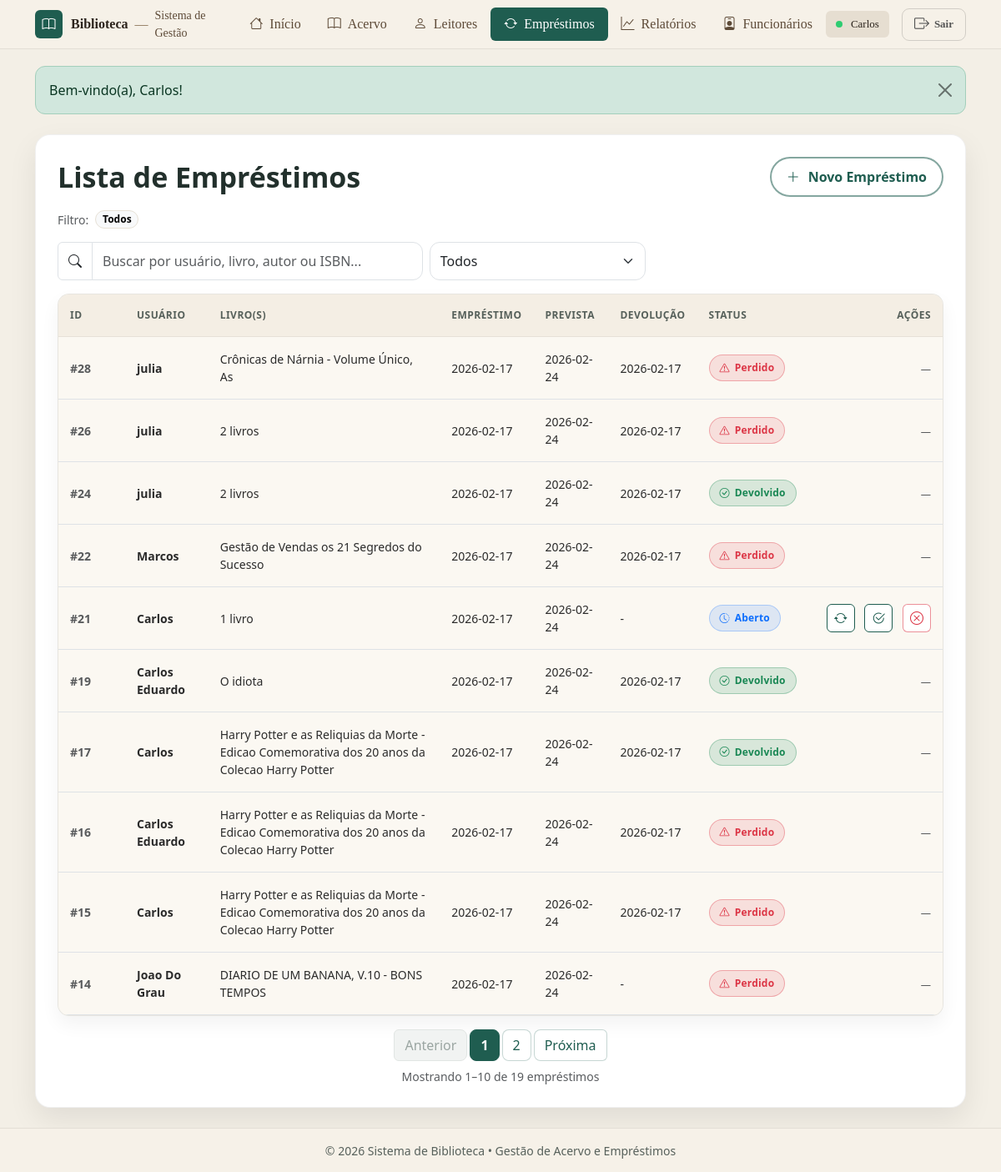
Screenshot of /emprestimos/listar.php (signed in) with the database file from the repository.
### tables this page shows
CREATE TABLE `emprestimos` (
  `id` int(11) NOT NULL,
  `id_usuario` int(11) NOT NULL,
  `data_emprestimo` date DEFAULT curdate(),
  `data_prevista` date DEFAULT NULL,
  `cancelado` tinyint(1) NOT NULL DEFAULT 0,
  `cancelado_em` datetime DEFAULT NULL,
  `cancelado_motivo` varchar(255) DEFAULT NULL
);

CREATE TABLE `usuarios` (
  `id` int(11) NOT NULL,
  `nome` varchar(100) NOT NULL,
  `email` varchar(255) DEFAULT NULL,
  `telefone` varchar(20) DEFAULT NULL,
  `criado_em` timestamp NOT NULL DEFAULT current_timestamp(),
  `perfil` enum('admin','leitor') NOT NULL,
  `cpf` varchar(14) NOT NULL,
  `ativo` tinyint(1) NOT NULL DEFAULT 1
);

### emprestimos/listar.php (the view, shortened to what this page needs)
<?php
include("../conexao.php");
include("../includes/header.php");
$hoje = date('Y-m-d');
$por_pagina = 10;
$pagina = isset($_GET['p']) ? (int)$_GET['p'] : 1;
$q = trim($_GET['q'] ?? '');
$status = trim($_GET['status'] ?? '');
$where = [];
$params = [];
$types = "";
$where[] = "(IFNULL(e.cancelado,0) = 0)";
$exprAbertos = "SUM(CASE WHEN ei.devolvido = 0 AND IFNULL(ei.perdido,0)=0 THEN 1 ELSE 0 END)";
$exprPerdidos = "SUM(CASE WHEN IFNULL(ei.perdido,0)=1 THEN 1 ELSE 0 END)";
$having = [];
$whereSql  = count($where)  ? ("WHERE "  . implode(" AND ", $where))  : "";
$havingSql = count($having) ? ("HAVING " . implode(" AND ", $having)) : "";
$sqlCount = "
  SELECT COUNT(*) AS total
  FROM (
    SELECT e.id
    FROM emprestimos e
    JOIN usuarios u ON u.id = e.id_usuario
    JOIN emprestimo_itens ei ON ei.emprestimo_id = e.id
    JOIN livros l ON l.id = ei.id_livro
    $whereSql
    GROUP BY e.id
    $havingSql
  ) t
";
$stmtC = mysqli_prepare($conn, $sqlCount);
mysqli_stmt_execute($stmtC);
$total = (int)(mysqli_fetch_assoc(mysqli_stmt_get_result($stmtC))['total'] ?? 0);
$total_paginas = max(1, (int)ceil($total / $por_pagina));
$offset = ($pagina - 1) * $por_pagina;
$sql = "
  SELECT
    e.id,
    e.data_emprestimo,
    e.data_prevista,
    u.nome AS usuario_nome,
    COUNT(ei.id) AS qtd_itens,
    {$exprAbertos} AS abertos,
    {$exprPerdidos} AS perdidos,
    MAX(ei.data_devolucao) AS ultima_devolucao,
    GROUP_CONCAT(DISTINCT l.titulo ORDER BY l.titulo SEPARATOR ' | ') AS livros_titulos
  FROM emprestimos e
  JOIN usuarios u ON u.id = e.id_usuario
  JOIN emprestimo_itens ei ON ei.emprestimo_id = e.id
  JOIN livros l ON l.id = ei.id_livro
  $whereSql
  GROUP BY e.id
  $havingSql
  ORDER BY e.id DESC
  LIMIT ? OFFSET ?
";
$stmt = mysqli_prepare($conn, $sql);
$types2 = $types . "ii";
$params2 = array_merge($params, [$por_pagina, $offset]);
mysqli_stmt_bind_param($stmt, $types2, ...$params2);
mysqli_stmt_execute($stmt);
$r = mysqli_stmt_get_result($stmt);
$inicio = ($total === 0) ? 0 : ($offset + 1);
$fim = min($offset + $por_pagina, $total);
function montaLink($p, $q, $status)
{
  $qs = [];
  if ($p) $qs['p'] = $p;
  return "listar.php?" . http_build_query($qs);
}
function statusLabel($s)
{
  return "Todos";
}
function badgeStatusLoan(bool $devolvido, bool $atrasado, bool $temPerdido)
{
  if ($temPerdido) return "<span class='badge-status badge-lost'><i class='bi bi-exclamation-triangle'></i> Perdido</span>";
  if ($devolvido) return "<span class='badge-status badge-done'><i class='bi bi-check-circle'></i> Devolvido</span>";
  return "<span class='badge-status badge-open'><i class='bi bi-clock-history'></i> Aberto</span>";
}
?>
<div class="container my-4">
  <div class="page-card">
    <div class="page-card__head">
      <h2 class="page-card__title">Lista de Empréstimos</h2>
      <a class="btn btn-pill" href="cadastrar.php">
        <i class="bi bi-plus-lg"></i>
        Novo Empréstimo
      </a>
    </div>
    <div class="d-flex align-items-center gap-2 mb-3">
      <span class="text-muted small">Filtro:</span>
      <span class="badge rounded-pill text-bg-light" style="border:1px solid #e7e1d6;">
        <?= htmlspecialchars(statusLabel($status)) ?>
      </span>
    </div>
    <div class="row g-2 align-items-center mb-3">
      <div class="col-md-5">
        <div class="input-group">
          <span class="input-group-text bg-white"><i class="bi bi-search"></i></span>
          <input
            id="search"
            type="text"
            class="form-control"
            placeholder="Buscar por usuário, livro, autor ou ISBN..."
            autocomplete="off"
            value="<?= htmlspecialchars($q) ?>">
        </div>
      </div>
      <div class="col-md-3">
        <select id="status" class="form-select">
          <option value="" <?= $status === '' ? 'selected' : '' ?>>Todos</option>
        </select>
      </div>
    </div>
    <div class="table-base-wrap">
      <div class="table-responsive">
        <table class="table table-base align-middle mb-0">
          <thead>
            <tr>
              <th class="col-id">ID</th>
              <th>Usuário</th>
              <th>Livro(s)</th>
              <th class="col-ano">Empréstimo</th>
              <th class="col-ano">Prevista</th>
              <th class="col-ano">Devolução</th>
              <th class="col-status">Status</th>
              <th class="text-end col-acoes">Ações</th>
            </tr>
          </thead>
          <tbody id="tbody-emprestimos">
            <?php while ($e = mysqli_fetch_assoc($r)) {
              $id = (int)$e['id'];
              $qtd = (int)($e['qtd_itens'] ?? 0);
              $abertos = (int)($e['abertos'] ?? 0);
              $perdidos = (int)($e['perdidos'] ?? 0);
              $encerrado = ($abertos === 0);
              $prevista = $e['data_prevista'] ?? null;
              $atrasado = (!$encerrado && !empty($prevista) && $prevista < $hoje);
              $temPerdido = ($perdidos > 0);
              $titulos = (string)($e['livros_titulos'] ?? '—');
              if ($encerrado) {
                $livroMostrar = ($qtd > 1) ? ($qtd . " livros") : $titulos;
              } else {
                $livroMostrar = ($abertos === 1) ? "1 livro" : ($abertos . " livros");
              }
              $usuarioAttr = htmlspecialchars($e['usuario_nome'] ?? '', ENT_QUOTES);
              $livroAttr   = htmlspecialchars($livroMostrar, ENT_QUOTES);
            ?>
              <tr class="row-click" data-emprestimo-id="<?= $id ?>">
                <td class="text-muted fw-semibold">#<?= $id ?></td>
                <td class="fw-semibold"><?= htmlspecialchars($e['usuario_nome'] ?? '-') ?></td>
                <td><?= htmlspecialchars($livroMostrar) ?></td>
                <td><?= htmlspecialchars($e['data_emprestimo'] ?? '-') ?></td>
                <td><?= htmlspecialchars($e['data_prevista'] ?? '-') ?></td>
                <td><?= htmlspecialchars($e['ultima_devolucao'] ?? '-') ?></td>
                <td><?= badgeStatusLoan($encerrado, $atrasado, $temPerdido) ?></td>
                <td class="text-end">
                  <?php if (!$encerrado) { ?>
                    <a class="icon-btn icon-btn--edit"
                      href="renovar.php?id=<?= $id ?>"
                      title="Renovar"
                      data-stop-row="1">
                      <i class="bi bi-arrow-repeat"></i>
                    </a>
                    <a class="icon-btn icon-btn--edit"
                      href="#"
                      title="Detalhes"
                      data-action="detalhes"
                      data-id="<?= $id ?>"
                      data-stop-row="1">
                      <i class="bi bi-check2-circle"></i>
                    </a>
                    <a class="icon-btn icon-btn--del"
                      href="#"
                      title="Cancelar empréstimo"
                      data-action="cancelar"
                      data-id="<?= $id ?>"
                      data-livro="<?= $livroAttr ?>"
                      data-usuario="<?= $usuarioAttr ?>"
                      data-stop-row="1">
                      <i class="bi bi-x-circle"></i>
                    </a>
                  <?php } else { ?>
                    <span class="text-muted small">—</span>
                  <?php } ?>
                </td>
              </tr>
            <?php } ?>
          </tbody>
        </table>
      </div>
    </div>
    <div class="d-flex flex-column align-items-center gap-2 mt-3">
      <nav id="paginacao-emprestimos">
        <ul class="pagination pagination-green mb-0">
          <li class="page-item <?= ($pagina <= 1) ? 'disabled' : '' ?>">
            <a class="page-link" href="<?= montaLink($pagina - 1, $q, $status) ?>">Anterior</a>
          </li>
          <?php
          $janela = 2;
          $ini = max(1, $pagina - $janela);
          $fimPag = min($total_paginas, $pagina + $janela);
          for ($p = $ini; $p <= $fimPag; $p++) {
          ?>
            <li class="page-item <?= ($p === $pagina) ? 'active' : '' ?>">
              <a class="page-link" href="<?= montaLink($p, $q, $status) ?>"><?= $p ?></a>
            </li>
          <?php } ?>
          <li class="page-item <?= ($pagina >= $total_paginas) ? 'disabled' : '' ?>">
            <a class="page-link" href="<?= montaLink($pagina + 1, $q, $status) ?>">Próxima</a>
          </li>
        </ul>
      </nav>
      <div id="resumo-emprestimos" class="text-muted small">
        Mostrando <?= $inicio ?>–<?= $fim ?> de <?= $total ?> empréstimos
      </div>
    </div>
  </div>
</div>
<?php include("../includes/footer.php"); ?>

### assets/css/base.css (style rules this page uses)
:root { --green: #1f5d50; --green-2: #17463d; --beige: #f3efe6; --gold: #c58a2a; --text: #22302c; --muted: #6c7a74; --shadow: 0 16px 34px rgba(0,0,0,.10); }
* { box-sizing: border-box; }
body.app-body { background: var(--beige); color: var(--text); min-height: 100vh; display: flex; flex-direction: column; }

### assets/css/header.css (style rules this page uses)
:root { --green: #1f5d50; --gold: #d4af37; --muted: #6c757d; }

### assets/css/layout.css (style rules this page uses)
.page-card { background: #fff; border: 1px solid rgba(0,0,0,.06); border-radius: 18px; box-shadow: 0 14px 34px rgba(0,0,0,.08); padding: 26px; }
.page-card__head { display:flex; justify-content:space-between; align-items:center; gap: 16px; margin-bottom: 16px; flex-wrap: wrap; }
.page-card__title { margin: 0; font-size: 34px; font-weight: 800; color: var(--text); }

### assets/css/components.css (style rules this page uses)
.btn-pill { display: inline-flex; align-items: center; gap: 10px; padding: 10px 18px; border-radius: 999px; background: #fff; color: var(--green); border: 2px solid #1f5d508c; font-weight: 800; text-decoration: none; }
.icon-btn { display:inline-flex; align-items:center; justify-content:center; width:34px; height:34px; border-radius: 6px; border: 1px solid rgba(0,0,0,.15); background:#fff; margin-left: 8px; text-decoration: none; }
.icon-btn i { font-size: 16px; }
.icon-btn--edit { border-color: #1F5D50; color: #1F5D50; }
.icon-btn--del { border-color: rgba(220,53,69,.55); color: #dc3545; }
.badge-status { display:inline-flex; align-items:center; gap: 6px; padding: 6px 12px; border-radius: 999px; font-size: 12px; font-weight: 800; letter-spacing: .2px; }
.badge-open { background: rgba(13,110,253,.12); border: 1px solid rgba(13,110,253,.25); color: #0d6efd; }
.badge-done { background: rgba(25,135,84,.15); border: 1px solid rgba(25,135,84,.3); color: #198754; }
.pagination .page-link { color: var(--green); border-color: rgba(31, 93, 80, 0.25); background-color: #fff; font-weight: 500; }
.pagination .page-item.active .page-link { background-color: var(--green); border-color: var(--green); color: #fff; font-weight: 600; }
.pagination .page-item.disabled .page-link { color: #9aa5a1; background-color: #f1f3f2; border-color: #e1e5e3; }
.pagination { gap: 4px; }
.pagination .page-link { border-radius: 8px; }

### assets/css/tables.css (style rules this page uses)
td.text-end { white-space: nowrap; }
.col-id { width: 80px; }
.col-ano { width: 90px; }
.col-status { width: 130px; }
.col-acoes { width: 120px; }
.table-base-wrap { background: #fbf8f2; border: 1px solid rgba(0,0,0,.08); border-radius: 14px; overflow: hidden; box-shadow: 0 10px 22px rgba(0,0,0,.05); }
.table.table-base thead th { background: #f4eee4 !important; color: rgba(34,48,44,.75) !important; font-weight: 800; font-size: 12px; letter-spacing: .04em; text-transform: uppercase; padding: 16px 14px; border-bottom: 1px solid rgba(0,0,0,.06) !important; white-space: nowrap; }
.table.table-base tbody td { padding: 16px 14px; font-size: 14px; color: #2b2b2b; border-top: 1px solid rgba(0,0,0,.06) !important; vertical-align: middle; background: #fbf8f2 !important; }

### assets/css/forms.css (style rules this page uses)
.form-control, .form-select { border-radius: 12px; padding: 10px 12px; }

### emprestimos/listar.php (style rules this page uses)
tr.row-click { cursor: pointer; }
.badge-status.badge-lost { background: rgba(220,53,69,.12); border: 1px solid rgba(220,53,69,.35); color: #dc3545; }

### rows the page displays
emprestimos: id "28", id_usuario.nome "julia", livroMostrar "Crônicas de Nárnia - Volume Único, As", data_emprestimo "2026-02-17", data_prevista "2026-02-24", ultima_devolucao "2026-02-17", shows "Perdido"
emprestimos: id "26", id_usuario.nome "julia", livroMostrar "2 livros", data_emprestimo "2026-02-17", data_prevista "2026-02-24", ultima_devolucao "2026-02-17", shows "Perdido"
emprestimos: id "24", id_usuario.nome "julia", livroMostrar "2 livros", data_emprestimo "2026-02-17", data_prevista "2026-02-24", ultima_devolucao "2026-02-17", shows "Devolvido"
emprestimos: id "22", id_usuario.nome "Marcos", livroMostrar "Gestão de Vendas os 21 Segredos do Sucesso", data_emprestimo "2026-02-17", data_prevista "2026-02-24", ultima_devolucao "2026-02-17", shows "Perdido"
emprestimos: id "21", id_usuario.nome "Carlos", livroMostrar "1 livro", data_emprestimo "2026-02-17", data_prevista "2026-02-24", ultima_devolucao "-"
emprestimos: id "19", id_usuario.nome "Carlos Eduardo", livroMostrar "O idiota", data_emprestimo "2026-02-17", data_prevista "2026-02-24", ultima_devolucao "2026-02-17", shows "Devolvido"
emprestimos: id "17", id_usuario.nome "Carlos", livroMostrar "Harry Potter e as Reliquias da Morte - Edicao Comemorativa dos 20 anos da Colecao Harry Potter", data_emprestimo "2026-02-17", data_prevista "2026-02-24", ultima_devolucao "2026-02-17", shows "Devolvido"
emprestimos: id "16", id_usuario.nome "Carlos Eduardo", livroMostrar "Harry Potter e as Reliquias da Morte - Edicao Comemorativa dos 20 anos da Colecao Harry Potter", data_emprestimo "2026-02-17", data_prevista "2026-02-24", ultima_devolucao "2026-02-17", shows "Perdido"
emprestimos: id "15", id_usuario.nome "Carlos", livroMostrar "Harry Potter e as Reliquias da Morte - Edicao Comemorativa dos 20 anos da Colecao Harry Potter", data_emprestimo "2026-02-17", data_prevista "2026-02-24", ultima_devolucao "2026-02-17", shows "Perdido"
emprestimos: id "14", id_usuario.nome "Joao Do Grau", livroMostrar "DIARIO DE UM BANANA, V.10 - BONS TEMPOS", data_emprestimo "2026-02-17", data_prevista "2026-02-24", ultima_devolucao "-", shows "Perdido"

### other values shown
$_SESSION['auth']['nome'] "Carlos"
$msg "Bem-vindo(a), Carlos!"
statusLabel($status) "Todos"
$inicio "1"
$fim "10"
$total "19"
